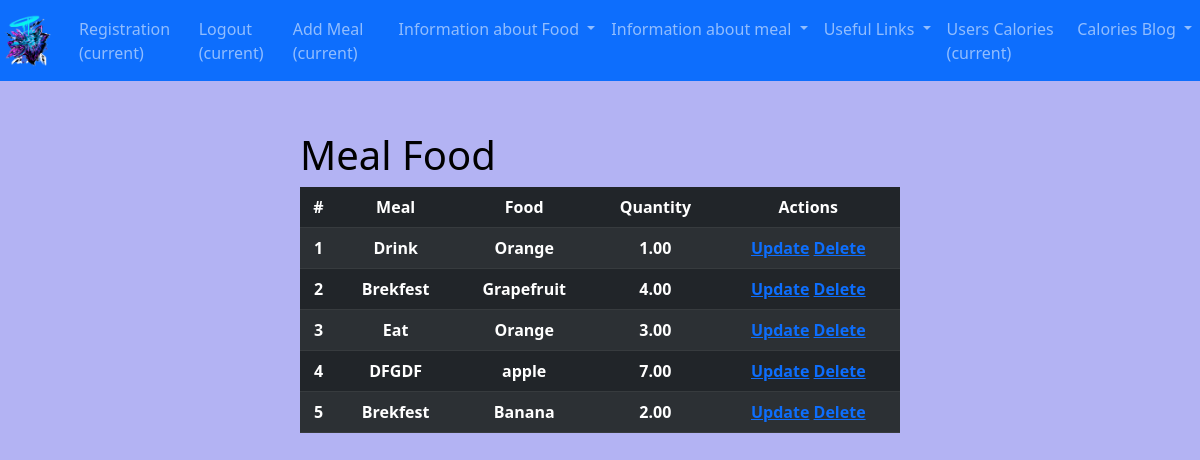
/meal_food/ (signed in), run on the app's committed database.
### calories_counter/models.py (models this page shows, shortened)
class MealFood(models.Model):
    meal = models.ForeignKey(Meal, on_delete=models.CASCADE)
    food = models.ForeignKey(Food, on_delete=models.CASCADE)
    quantity = models.DecimalField(max_digits=5, decimal_places=2, null=True, blank=True)

class Meal(models.Model):
    meal_name = models.CharField(max_length=255)
    foods = models.ManyToManyField(Food, through="MealFood")
    def __str__(self):
        return self.meal_name

class Food(models.Model):
    user = models.ForeignKey(settings.AUTH_USER_MODEL, on_delete=models.CASCADE)
    food_name = models.CharField(max_length=255)
    calories = models.FloatField()
    def __str__(self):
        return self.food_name

### calories_counter/views.py (the view)
# urls.py: path("meal_food/", views.MealFoodView.as_view(), name="meal_food"),
class MealFoodView(LoginRequiredMixin, View):
    def get(self, request):
        meal_foods = MealFood.objects.all()
        return render(request, "calories_counter/meal_food.html", {"meal_foods": meal_foods})

### calories_counter/templates/calories_counter/meal_food.html (shortened to what this page needs)
{% extends 'base.html' %}
{% load static %}
{% block css_files %}
  <link rel="stylesheet" href="{% static 'calories_counter/meal_food.css' %}">
{% endblock %}
{% block content %}
  <div id="user-food-meal">
    <h1>Meal Food</h1>
    <table class="table table-dark table-striped">
      <thead>
      <tr>
        <th>#</th>
        <th>Meal</th>
        <th>Food</th>
        <th>Quantity</th>
        <th>Actions</th>
      </tr>
      </thead>
      {% for meal_food in meal_foods %}
        <tr>
          <th>{{ forloop.counter }}</th>
          <th>{{ meal_food.meal }}</th>
          <th>{{ meal_food.food }}</th>
          <th>{{ meal_food.quantity }}</th>
          <th>
            <a href="{% url 'meal_food_update' meal_food.id %}">Update</a>
            <a href="{% url 'meal_food_delete' meal_food.id %}">Delete</a>
          </th>
        </tr>
      {% endfor %}
    </table>
  </div>
{% endblock %}

### static/styles.css (style rules this page uses)
h1 { color: black; }
body { background-color: #b3b3f3; }

### calories_counter/static/calories_counter/meal_food.css (style rules this page uses)
#user-food-meal { display: flex; justify-content: center; flex-direction: column; padding-top: 50px; width: 50%; margin: 0 auto; }
tr, th { text-align: center; }

### data on the page
MealFood: meal "Drink", food "Orange", quantity "1.00"
MealFood: meal "Brekfest", food "Grapefruit", quantity "4.00"
MealFood: meal "Eat", food "Orange", quantity "3.00"
MealFood: meal "DFGDF", food "apple", quantity "7.00"
MealFood: meal "Brekfest", food "Banana", quantity "2.00"
